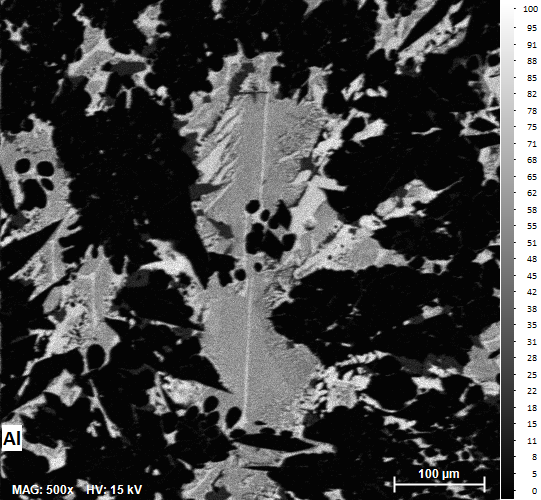
#> input picture projet_mines-Paris-data-processing_2026/donnes_MEB-EDS/export_tif/Laitier1_Al-K.tif, 541 x 500 px, found by its file name
$ python crop.py
#> lines starting #> are read from the running program, lines starting #| are printed output that depends on the picture
import numpy as np
from PIL import Image
import matplotlib.pyplot as plt
from matplotlib.widgets import RectangleSelector
import subprocess

coords = {}

def on_select(eclick,erelease):
    coords['x1'], coords['y1'] = int(eclick.xdata), int(eclick.ydata)
    coords['x2'], coords['y2'] = int(erelease.xdata), int(erelease.ydata)

Element=np.array(['Al-K','C-Kα','Ca-Kα','Cr-Kα','Fe-Kα','Mn-Kα','Na-Kα','O-Kα','P-Kα','S-Kα','Si-Kα','Ti-Kα','V-Kα'])

#ATTENTION AU CHEMIN D'ACCES - à modifier par ordinateur
txt=f"projet_mines-Paris-data-processing_2026\donnes_MEB-EDS\export_tif\Laitier1_Al-K.tif"
img = Image.open(txt)
#> img is the input picture: PIL image 541x500 RGB; mean R, G, B 67.7, 67.7, 67.7
img_array = np.array(img)

#METHOD TO CROP THE IMAGE TO AVOID THE BORDERS AND LEGEND
fig, ax = plt.subplots()
ax.imshow(img_array)
coords = {}

selector = RectangleSelector( ax, on_select, useblit = True, button = [1], minspanx = 5, minspany = 5, spancoords = 'pixels', interactive = True)

plt.show()
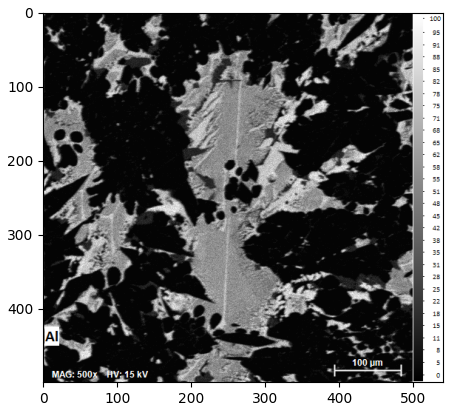
#> figure drawn by matplotlib, 1 panel
#> (the run stopped early here; a loop or call above may not have finished)

$ run again, with projet_mines-Paris-data-processing_2026/donnes_MEB-EDS/export_tif/Laitier1_Ca-Kα.tif copied over projet_mines-Paris-data-processing_2026/donnes_MEB-EDS/export_tif/Laitier1_Al-K.tif
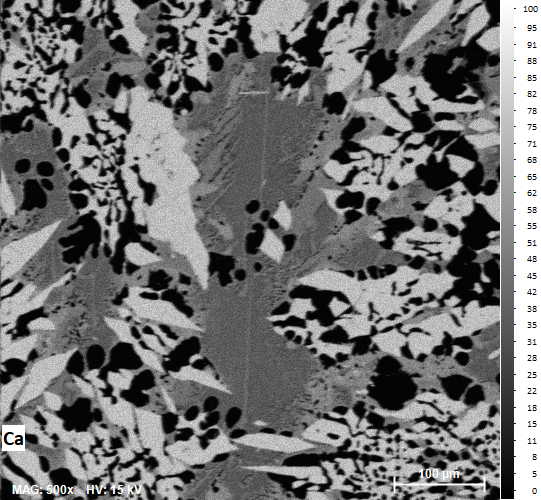
#> input picture projet_mines-Paris-data-processing_2026/donnes_MEB-EDS/export_tif/Laitier1_Ca-Kα.tif, 541 x 500 px, found by its file name
#> img is the input picture: PIL image 541x500 RGB; mean R, G, B 113.5, 113.5, 113.5
#> `plt.show()`:
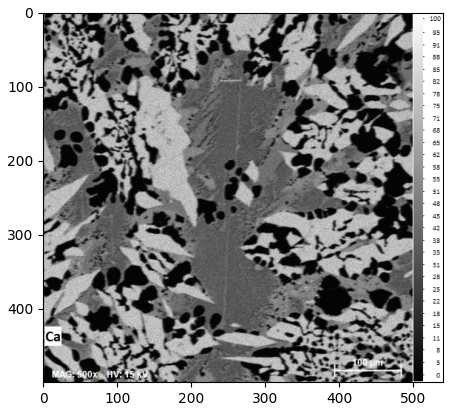
#> figure drawn by matplotlib, 1 panel

$ run again, with projet_mines-Paris-data-processing_2026/donnes_MEB-EDS/export_tif/Laitier1_Cr-Kα.tif copied over projet_mines-Paris-data-processing_2026/donnes_MEB-EDS/export_tif/Laitier1_Al-K.tif
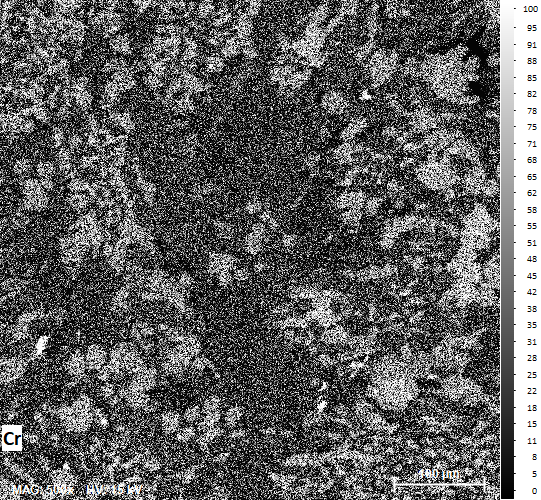
#> input picture projet_mines-Paris-data-processing_2026/donnes_MEB-EDS/export_tif/Laitier1_Cr-Kα.tif, 541 x 500 px, found by its file name
#> img is the input picture: PIL image 541x500 RGB; mean R, G, B 96.6, 96.6, 96.6
#> `plt.show()`:
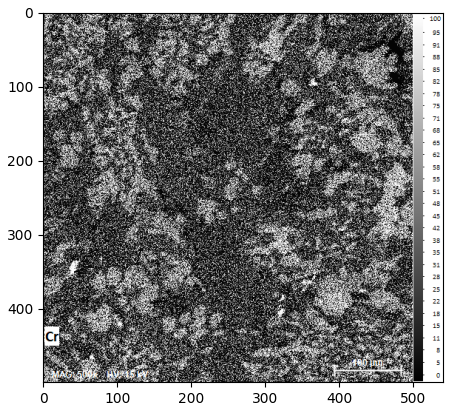
#> figure drawn by matplotlib, 1 panel
